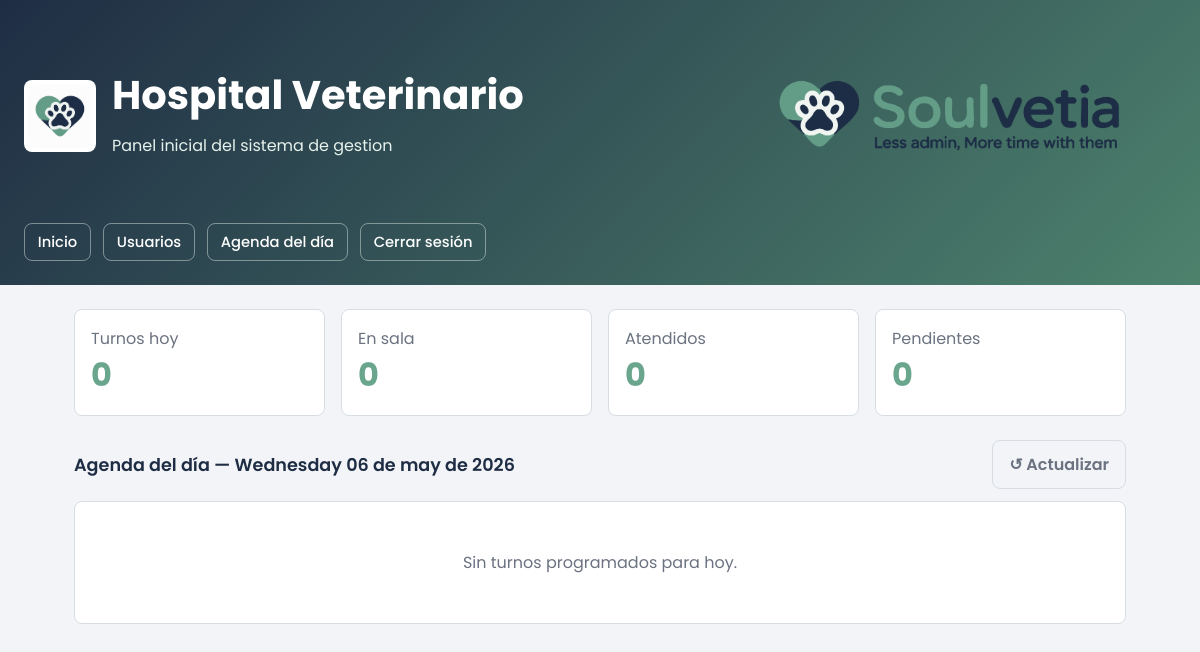
The app's page /dashboard/ (signed in), older data.
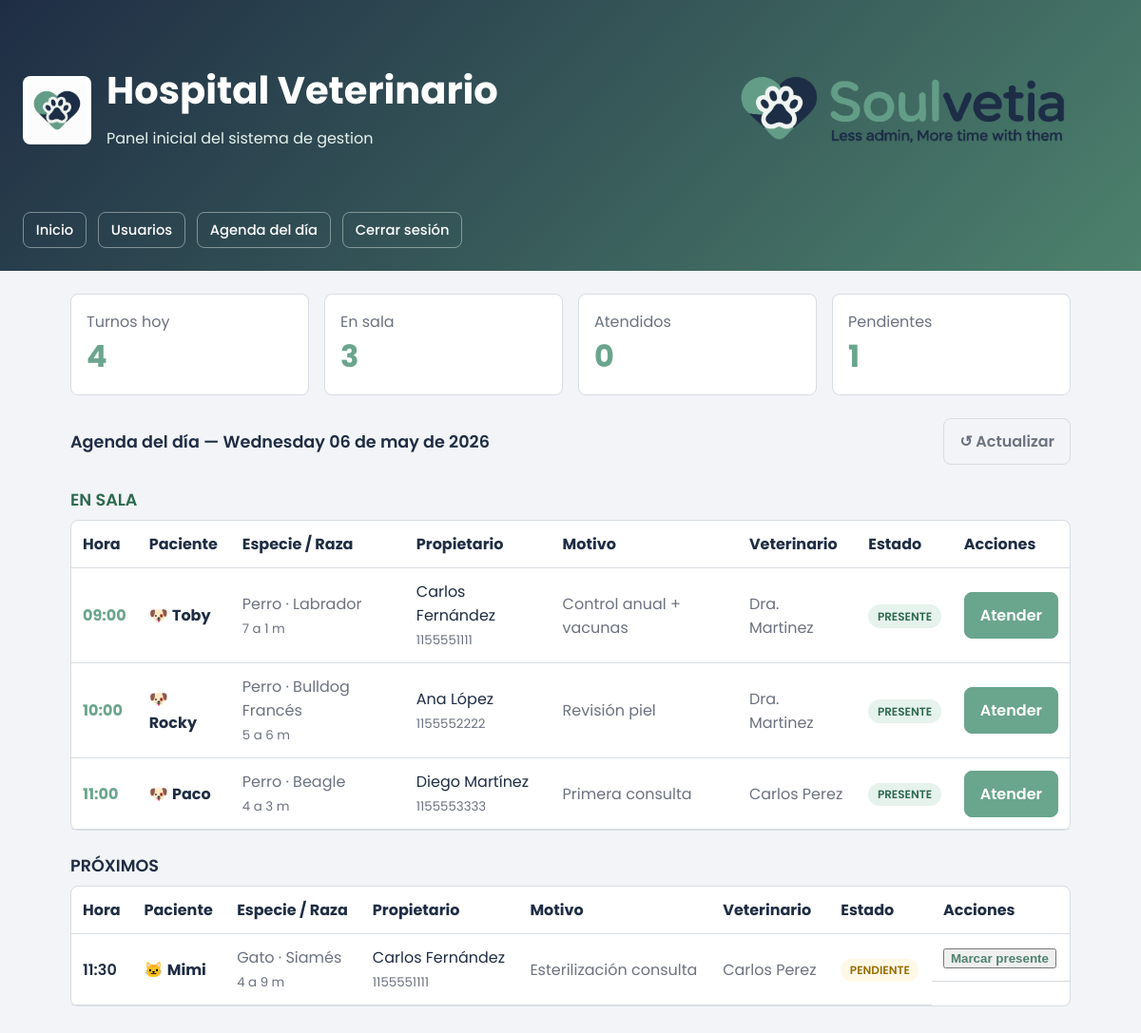
The same page, newer data.
### tables this page shows
CREATE TABLE turno (
            id                  INTEGER NOT NULL PRIMARY KEY AUTOINCREMENT,
            paciente_id          INTEGER NOT NULL,
            veterinario_id      INTEGER NOT NULL,
            recepcionista_id    INTEGER NOT NULL DEFAULT 1,
            fecha_hora          TEXT    NOT NULL,
            estado              TEXT    NOT NULL DEFAULT 'pendiente'
                                CHECK (estado IN ('pendiente','confirmado','presente',
                                                   'atendido','cancelado','ausente')),
            motivo              TEXT,
            FOREIGN KEY (paciente_id)       REFERENCES paciente(id),
            FOREIGN KEY (veterinario_id)   REFERENCES users(id),
            FOREIGN KEY (recepcionista_id) REFERENCES users(id)
        );

CREATE TABLE paciente (
            id          INTEGER NOT NULL PRIMARY KEY AUTOINCREMENT,
            cliente_id  INTEGER NOT NULL,
            nombre      TEXT    NOT NULL,
            especie     TEXT    NOT NULL,
            raza        TEXT,
            sexo        TEXT    NOT NULL DEFAULT 'desconocido'
                                CHECK (sexo IN ('M','F','desconocido')),
            fecha_nacimiento   TEXT,
            peso_kg     REAL,
            color       TEXT,
            castrado    INTEGER NOT NULL DEFAULT 0,
            estado      INTEGER NOT NULL DEFAULT 1,
            FOREIGN KEY (cliente_id) REFERENCES cliente(id)
        );

CREATE TABLE "cliente" (
	"id"	INTEGER NOT NULL,
	"nombre"	TEXT NOT NULL,
	"apellido"	TEXT NOT NULL,
	"dni"	TEXT UNIQUE,
	"telefono"	TEXT,
	"email"	TEXT,
	"direccion"	TEXT,
	"estado"	INTEGER NOT NULL DEFAULT 1,
	"fecha_alta"	TEXT NOT NULL DEFAULT (datetime('now', 'localtime')),
	PRIMARY KEY("id" AUTOINCREMENT)
);

CREATE TABLE users (
                    id INTEGER PRIMARY KEY AUTOINCREMENT,
                    username TEXT NOT NULL UNIQUE,
                    full_name TEXT NOT NULL,
                    role TEXT NOT NULL,
                    status TEXT NOT NULL DEFAULT 'Activo',
                    last_access TEXT NOT NULL
                , password_hash TEXT NOT NULL DEFAULT '', email TEXT NOT NULL DEFAULT '');

### app/controllers/dashboard_controller.py (the view)
@bp.route("/")
def index():
    svc    = HospitalService()
    rol    = session.get("rol", "")
    vet_id = session.get("user_id") if rol == "Veterinario" else None
    turnos = svc.get_turnos_hoy(vet_id)
    for t in turnos:
        t["especie_icon"] = ICONOS.get(t["especie"].lower(), "🐾")
        t["edad"]         = _edad(t.get("fecha_nac"))
    return render_template(
        "dashboard.html",
        turnos=turnos,
        hoy=date.today().strftime("%A %d de %B de %Y").capitalize(),
    )

### app/controllers/dashboard_controller.py (called while the page is built)
def _edad(fecha_nac: str | None) -> str:
    if not fecha_nac:
        return ""
    try:
        nac  = datetime.strptime(fecha_nac, "%Y-%m-%d")
        diff = datetime.now() - nac
        y = diff.days // 365
        m = (diff.days % 365) // 30
        return f"{y} a {m} m" if y else f"{m} meses"
    except Exception:
        return ""

### app/services/hospital_service.py (called while the page is built)
    def get_turnos_hoy(self, veterinario_id: int | None = None) -> list[dict]:
        return self.turno_repository.get_turnos_hoy(veterinario_id)

### app/services/paciente_repository.py (called while the page is built)
    def _connect(self) -> sqlite3.Connection:
        conn = sqlite3.connect(self.db_path)
        conn.row_factory = sqlite3.Row
        conn.execute("PRAGMA foreign_keys = ON")
        return conn

### app/services/turno_repository.py (called while the page is built)
    def _connect(self) -> sqlite3.Connection:
        conn = sqlite3.connect(self.db_path)
        conn.row_factory = sqlite3.Row
        conn.execute("PRAGMA foreign_keys = ON")
        return conn

### app/services/user_repository.py (called while the page is built)
    def _connect(self) -> sqlite3.Connection:
        conn = sqlite3.connect(self.db_path)
        conn.row_factory = sqlite3.Row
        return conn

### app/templates/dashboard.html (shortened to what the changed rows need)
{% extends "base.html" %}
{% block content %}
<div class="grid">
  <div class="card">
    <div class="muted">Turnos hoy</div>
    <div class="metric">{{ turnos | length }}</div>
  </div>
  <div class="card">
    <div class="muted">En sala</div>
    <div class="metric">{{ turnos | selectattr("estado","eq","presente") | list | length }}</div>
  </div>
  <div class="card">
  </div>
  <div class="card">
    <div class="muted">Pendientes</div>
    <div class="metric">{{ turnos | selectattr("estado","in",["pendiente","confirmado"]) | list | length }}</div>
  </div>
</div>
<div style="display:flex; justify-content:space-between; align-items:center;
            margin-top:1.5rem; margin-bottom:0.75rem;">
  <div class="section-title" style="margin:0;">
  </div>
  <div style="display:flex; gap:0.5rem; align-items:center;">
  </div>
</div>
{% set presentes = turnos | selectattr("estado","eq","presente") | list %}
{% if presentes %}
<div class="section-title" style="color: var(--success, #3fb950); margin-bottom:0.5rem;">
  EN SALA
</div>
<div class="card" style="margin-bottom:1.25rem; padding:0;">
  <table style="width:100%; border-collapse:collapse;">
    <thead>
      <tr>
        <th style="text-align:left; padding:0.75rem; border-bottom:1px solid var(--border);">Hora</th>
        <th style="text-align:left; padding:0.75rem; border-bottom:1px solid var(--border);">Paciente</th>
        <th style="text-align:left; padding:0.75rem; border-bottom:1px solid var(--border);">Especie / Raza</th>
        <th style="text-align:left; padding:0.75rem; border-bottom:1px solid var(--border);">Propietario</th>
        <th style="text-align:left; padding:0.75rem; border-bottom:1px solid var(--border);">Motivo</th>
        <th style="text-align:left; padding:0.75rem; border-bottom:1px solid var(--border);">Veterinario</th>
        <th style="text-align:left; padding:0.75rem; border-bottom:1px solid var(--border);">Estado</th>
        <th style="text-align:left; padding:0.75rem; border-bottom:1px solid var(--border);">Acciones</th>
      </tr>
    </thead>
    <tbody>
      {% for t in presentes %}
      <tr>
        <td style="padding:0.75rem; border-bottom:1px solid var(--border);
                   font-weight:700; color:var(--accent, #2ea8ff);">
          {{ t.fecha_hora[11:16] }}
        </td>
        <td style="padding:0.75rem; border-bottom:1px solid var(--border);">
          {{ t.especie_icon }} <strong>{{ t.mascota }}</strong>
        </td>
        <td style="padding:0.75rem; border-bottom:1px solid var(--border); color:var(--text-muted);">
          {{ t.especie }} · {{ t.raza or '—' }}<br>
          <small>{{ t.edad }}</small>
        </td>
        <td style="padding:0.75rem; border-bottom:1px solid var(--border);">
          {{ t.propietario }}<br>
          <small class="muted">{{ t.telefono or '—' }}</small>
        </td>
        <td style="padding:0.75rem; border-bottom:1px solid var(--border); color:var(--text-muted);">
          {{ t.motivo or '—' }}
        </td>
        <td style="padding:0.75rem; border-bottom:1px solid var(--border); color:var(--text-muted);">
          {{ t.veterinario }}
        </td>
        <td style="padding:0.75rem; border-bottom:1px solid var(--border); vertical-align:middle;">
          <span class="badge badge-presente">presente</span>
        </td>
        <td style="padding:0.75rem; border-bottom:1px solid var(--border); vertical-align:middle;">
          {% if current_user.user_role in ("Veterinario", "Administrador") %}
            <a href="{{ url_for('turnos.atender', turno_id=t.id) }}" class="button">Atender</a>
          {% endif %}
        </td>
      </tr>
      {% endfor %}
    </tbody>
  </table>
</div>
{% endif %}
{% set proximos = turnos | selectattr("estado","in",["pendiente","confirmado"]) | list %}
{% if proximos %}
<div class="section-title" style="margin-bottom:0.5rem;">PRÓXIMOS</div>
<div class="card" style="margin-bottom:1.25rem; padding:0;">
  <table style="width:100%; border-collapse:collapse;">
    <thead>
      <tr>
        <th style="text-align:left; padding:0.75rem; border-bottom:1px solid var(--border);">Hora</th>
        <th style="text-align:left; padding:0.75rem; border-bottom:1px solid var(--border);">Paciente</th>
        <th style="text-align:left; padding:0.75rem; border-bottom:1px solid var(--border);">Especie / Raza</th>
        <th style="text-align:left; padding:0.75rem; border-bottom:1px solid var(--border);">Propietario</th>
        <th style="text-align:left; padding:0.75rem; border-bottom:1px solid var(--border);">Motivo</th>
        <th style="text-align:left; padding:0.75rem; border-bottom:1px solid var(--border);">Veterinario</th>
        <th style="text-align:left; padding:0.75rem; border-bottom:1px solid var(--border);">Estado</th>
        <th style="text-align:left; padding:0.75rem; border-bottom:1px solid var(--border);">Acciones</th>
      </tr>
    </thead>
    <tbody>
      {% for t in proximos %}
      <tr>
        <td style="padding:0.75rem; border-bottom:1px solid var(--border); font-weight:600;">
          {{ t.fecha_hora[11:16] }}
        </td>
        <td style="padding:0.75rem; border-bottom:1px solid var(--border);">
          {{ t.especie_icon }} <strong>{{ t.mascota }}</strong>
        </td>
        <td style="padding:0.75rem; border-bottom:1px solid var(--border); color:var(--text-muted);">
          {{ t.especie }} · {{ t.raza or '—' }}<br>
          <small>{{ t.edad }}</small>
        </td>
        <td style="padding:0.75rem; border-bottom:1px solid var(--border);">
          {{ t.propietario }}<br>
          <small class="muted">{{ t.telefono or '—' }}</small>
        </td>
        <td style="padding:0.75rem; border-bottom:1px solid var(--border); color:var(--text-muted);">
          {{ t.motivo or '—' }}
        </td>
        <td style="padding:0.75rem; border-bottom:1px solid var(--border); color:var(--text-muted);">
          {{ t.veterinario }}
        </td>
        <td style="padding:0.75rem; border-bottom:1px solid var(--border);">
          <span class="badge badge-{{ t.estado }}">{{ t.estado }}</span>
        </td>
        <td style="padding:0.75rem; border-bottom:1px solid var(--border); display:flex; gap:0.5rem; flex-wrap:wrap;">
          {% if current_user.user_role in ("Recepcionista", "Administrador") %}
            <form method="post"
                  action="{{ url_for('dashboard.marcar_presente', turno_id=t.id) }}"
                  style="margin:0;">
              <button type="submit" class="link">Marcar presente</button>
            </form>
          {% endif %}
        </td>
      </tr>
      {% endfor %}
    </tbody>
  </table>
</div>
{% endif %}
{% set finalizados = turnos | selectattr("estado","in",["atendido","cancelado","ausente"]) | list %}
{% if not turnos %}
<div class="card" style="text-align:center; padding:3rem; color:var(--text-muted);">
  Sin turnos programados para hoy.
</div>
{% endif %}
{% endblock %}

Row changes from the older to the newer data that the page shows:
added turno: fecha_hora "09:00", especie_icon "🐶", mascota "Toby", especie "Perro", raza "Labrador", edad "7 a 1 m", propietario "Carlos Fernández", telefono "1155551111", motivo "Control anual + vacunas", veterinario "Dra. Martinez", shown under "Hospital Veterinario"
added turno: fecha_hora "10:00", especie_icon "🐶", mascota "Rocky", especie "Perro", raza "Bulldog Francés", edad "5 a 6 m", propietario "Ana López", telefono "1155552222", motivo "Revisión piel", veterinario "Dra. Martinez", shown under "Hospital Veterinario"
added turno: fecha_hora "11:00", especie_icon "🐶", mascota "Paco", especie "Perro", raza "Beagle", edad "4 a 3 m", propietario "Diego Martínez", telefono "1155553333", motivo "Primera consulta", veterinario "Carlos Perez", shown under "Hospital Veterinario"
added turno: fecha_hora "11:30", especie_icon "🐱", mascota "Mimi", especie "Gato", raza "Siamés", edad "4 a 9 m", propietario "Carlos Fernández", telefono "1155551111", motivo "Esterilización consulta", veterinario "Carlos Perez", estado "PENDIENTE"
Text that changed along with them:
{{ turnos | length }}: "0" → "4"
{{ turnos | selectattr("estado","eq","presente") | list | length }}: "0" → "3"
text no longer shown: "0 Sin turnos programados para hoy."
text now shown: "1 EN SALA Hora Paciente Especie / Raza Propietario Motivo Veterinario Estado Acciones PRÓXIMOS Hora Paciente Especie / Raza Propietario Motivo Veterinario Estado Acciones"
